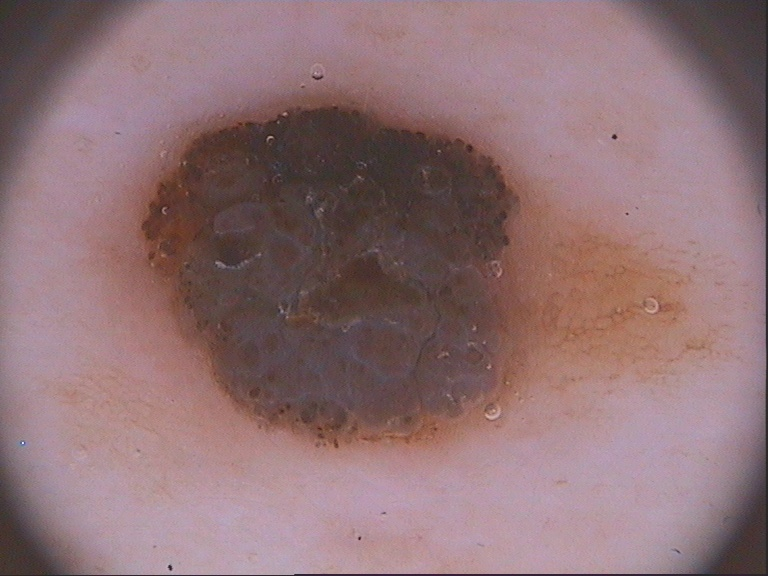
#> input picture wybrane zdj/potwierdzone/IMD211.bmp, 768 x 576 px
$ python main_rgb_single_image.py
#> lines starting #> are read from the running program, lines starting #| are printed output that depends on the picture; after the words box and inside, x2 and y2 are one past the last pixel; in counts of white or black regions, pixels touching at a corner belong together
### preprocessing.py
import cv2
import numpy as np

def extract_lesion(image):
    # Konwersja na skalę szarości
    gray = cv2.cvtColor(image, cv2.COLOR_BGR2GRAY)

    # Rozmycie Gaussa
    blurred = cv2.GaussianBlur(gray, (29, 29), 0)

    # Progowanie metodą Otsu
    _, thresh = cv2.threshold(blurred, 0, 255, cv2.THRESH_BINARY_INV + cv2.THRESH_OTSU)

    # Wykrywanie konturów
    contours, _ = cv2.findContours(thresh, cv2.RETR_EXTERNAL, cv2.CHAIN_APPROX_SIMPLE)

    # Usunięcie mniejszych konturów (mogą to być włosy lub szumy)
    for contour in contours:
        if cv2.contourArea(contour) < 10000:  # Próg do dostosowania
            cv2.drawContours(thresh, [contour], -1, 0, -1)

    # Ponowne wykrycie konturów po usunięciu mniejszych
    contours, _ = cv2.findContours(thresh, cv2.RETR_EXTERNAL, cv2.CHAIN_APPROX_SIMPLE)

    if len(contours) > 1:
        # Usunięcie konturów dotykających krawędzi obrazu
        h, w = thresh.shape
        valid_contours = []
        for contour in contours:
            for point in contour:
                x, y = point[0]
                # Jeśli kontur dotyka którejkolwiek krawędzi, odrzuć go
                if x <= 0 or y <= 0 or x >= w - 1 or y >= h - 1:
                    break
            else:
                # Jeśli kontur nie dotyka krawędzi, dodaj go do listy
                valid_contours.append(contour)
    else:
        valid_contours = contours
    # Znalezienie największego konturu spośród ważnych
    if valid_contours:
        largest_contour = max(valid_contours, key=cv2.contourArea)
    else:
        raise ValueError("Nie znaleziono odpowiedniego konturu dla znamienia.")

    # Tworzenie maski dla największego konturu
    lesion_mask = np.zeros_like(gray)
    cv2.drawContours(lesion_mask, [largest_contour], -1, 255, thickness=cv2.FILLED)

    # Wyodrębnienie znamienia za pomocą maski
    extracted_lesion = cv2.bitwise_and(image, image, mask=lesion_mask)

    return extracted_lesion, lesion_mask, largest_contour

### color_rgb.py
import cv2
import numpy as np
from sklearn.cluster import KMeans
import matplotlib.pyplot as plt
from collections import Counter
import random

# 1 WERSJA KMeans bez zakresów kolorów tylko pojedyncze kolory RGB

def analyze_by_reference_rgb(image, mask, n_clusters=6, save_path=None, return_image=False):
    # Dopasowanie maski do obrazu
    if image.shape[:2] != mask.shape:
        mask = cv2.resize(mask, (image.shape[1], image.shape[0]), interpolation=cv2.INTER_NEAREST)

    # Ekstrakcja pikseli ze znamienia (RGB)
    pixels = []
    coords = []
    for y in range(image.shape[0]):
        for x in range(image.shape[1]):
            if mask[y, x] > 0:
                b, g, r = image[y, x]
                pixels.append([r, g, b])
                coords.append((y, x))
    pixels = np.array(pixels)

    # KMeans
    kmeans = KMeans(n_clusters=n_clusters, random_state=42, n_init=10).fit(pixels)
    labels = kmeans.labels_
    centers = kmeans.cluster_centers_

    # Referencyjne kolory z tabeli (RGB)
    reference_colors = {
        "light_brown": np.array([200, 155, 130]),
        "red": np.array([255, 0, 0]),
        "dark_brown": np.array([126, 67, 48]),
        "white": np.array([230, 230, 230]),
        "black": np.array([31, 26, 26]),
        "blue_gray": np.array([75, 112, 137])
    }

    color_map = {
        "light_brown": (200, 155, 130),
        "red": (200, 50, 50),
        "dark_brown": (126, 67, 48),
        "white": (230, 230, 230),
        "black": (31, 26, 26),
        "blue_gray": (75, 112, 137)
    }

    # odległość euklidesowa do najbliższego koloru referencyjnego
    def match_reference_color1(rgb):
        distances = {name: np.linalg.norm(rgb - ref) for name, ref in reference_colors.items()}
        return min(distances, key=distances.get)

    # Obraz etykiet
    label_image = np.zeros((image.shape[0], image.shape[1], 3), dtype=np.uint8)
    category_labels = []
    for idx, (y, x) in enumerate(coords):
        rgb_center = centers[labels[idx]]
        category = match_reference_color1(rgb_center)
        category_labels.append(category)
        label_image[y, x] = color_map[category]

    # Liczenie udziałów kolorów
    counter = Counter(category_labels)
    total_pixels = len(category_labels)
    included_colors = [cat for cat, count in counter.items() if (count / total_pixels) >= 0.15]
    C = len(included_colors) * 0.5

    # Wyniki
    print("Udział kolorów:")
    for cat, count in counter.items():
        print(f"  {cat}: {count} pikseli ({(count / total_pixels) * 100:.2f}%)")
    print(f"\n Uwzględnione kolory (≥15%): {included_colors}")
    print(f"Wartość C: {C:.2f}")

    # Wizualizacja
    image_rgb = cv2.cvtColor(image, cv2.COLOR_BGR2RGB)
    plt.figure(figsize=(12, 6))
    plt.subplot(1, 2, 1)
    plt.imshow(image_rgb)
    plt.title("Oryginalny obraz")

    plt.subplot(1, 2, 2)
    plt.imshow(label_image)
    plt.title("Obszary wg kolorów referencyjnych")
    plt.axis('off')
    plt.tight_layout()
    plt.show()

    if save_path:
        save_image = cv2.cvtColor(label_image, cv2.COLOR_RGB2BGR)
        cv2.imwrite(save_path, save_image)
        print(f"Zapisano wynikowy obraz do: {save_path}")

    return C, included_colors, counter, label_image

# 2 WERSJA piksel po pikselu zakres kolorów RGB

kolory_rgb = {
    "light_brown": ((179, 149, 134), (255, 181, 77)),
    "dark_brown": ((102, 77, 77), (166, 69, 0)),
    "red": ((230, 23, 23), (255, 0, 0)),
    "black": ((0, 0, 0), (100, 100, 100)),
    "white": ((242, 242, 242), (255, 255, 255)),
    "blue_gray": ((57, 63, 64), (82, 102, 204))
}

color_map = {
    "light_brown": (200, 155, 130),
    "dark_brown": (126, 67, 48),
    "red": (200, 50, 50),
    "white": (230, 230, 230),
    "black": (31, 26, 26),
    "blue_gray": (75, 112, 137)
}

def in_rgb_range2(rgb, lower, upper):
    return all(lower[i] <= rgb[i] <= upper[i] for i in range(3))

# [74 lines left out: functions match_rgb_to_range_or_nearest2, analyze_by_reference_rgb_pixel_to_pixel, not called in this run]

# 3 WERSJA KMeans z zakresami kolorów RGB

kolory_rgb = {
    "light_brown": ((179, 149, 134), (255, 181, 77)),
    "dark_brown": ((102, 77, 77), (166, 69, 0)),
    "red": ((230, 23, 23), (255, 0, 0)),
    "black": ((0, 0, 0), (100, 100, 100)),
    "white": ((242, 242, 242), (255, 255, 255)),
    "blue_gray": ((57, 63, 64), (82, 102, 204))
}

color_map = {
    "light_brown": (200, 155, 130),
    "dark_brown": (126, 67, 48),
    "red": (200, 50, 50),
    "white": (230, 230, 230),
    "black": (31, 26, 26),
    "blue_gray": (75, 112, 137)
}

def in_rgb_range3(rgb, lower, upper):
    return all(lower[i] <= rgb[i] <= upper[i] for i in range(3))

# [91 lines left out: functions match_rgb_to_range_or_nearest3, analyze_by_reference_rgb_clustered, not called in this run]

### main_rgb_single_image.py

import cv2
import preprocessing as ps
import color_rgb as color

# Wczytanie obrazu
image_path = 'wybrane zdj/potwierdzone/IMD211.bmp'
image = cv2.imread(image_path)
#> image is the input picture: shape (576, 768, 3); mean B, G, R 117, 113.7, 143.5
if image is None:
    raise FileNotFoundError("Nie znaleziono obrazu. Sprawdź ścieżkę do pliku.")

lesion, mask, largest_contour = ps.extract_lesion(image)
#> in extract_lesion, `gray = cv2.cvtColor(image, cv2.COLOR_BGR2GRAY)`:
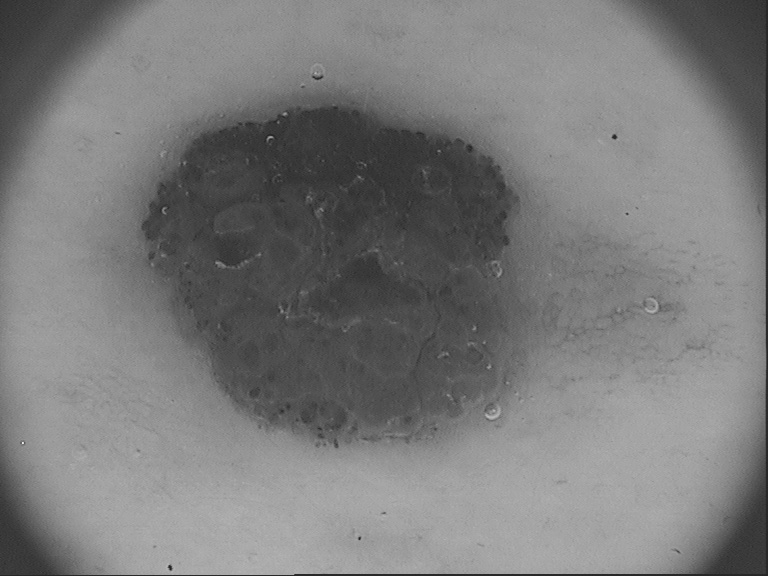
#> gray: shape (576, 768); min 33, max 233, mean 123
#> in extract_lesion, `_, thresh = cv2.threshold(blurred, 0, 255, cv2.THRESH_BINARY_INV + cv2..`:
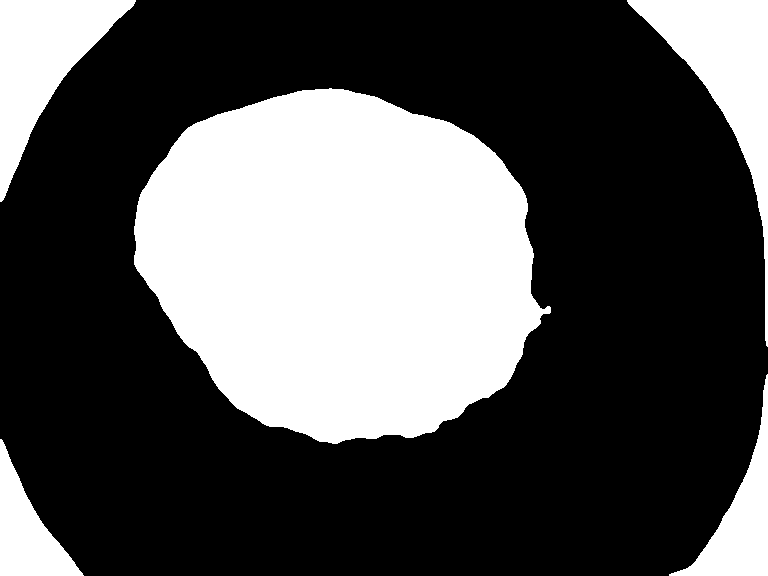
#> thresh: shape (576, 768); 33% white; 5 white regions
#> in extract_lesion, `contours, _ = cv2.findContours(thresh, cv2.RETR_EXTERNAL, cv2.CHAIN_AP..`: contours = 5 contours; box (x1, y1, x2, y2) and area: (134, 88, 551, 444) 109719, (627, 0, 768, 347) 12525, (0, 0, 136, 202) 11279, (669, 374, 768, 576) 5892, (0, 439, 84, 576) 4969
#> the loop in extract_lesion, `for contour in contours:` made 5 passes
#> after the loop in extract_lesion, `for contour in contours:`:
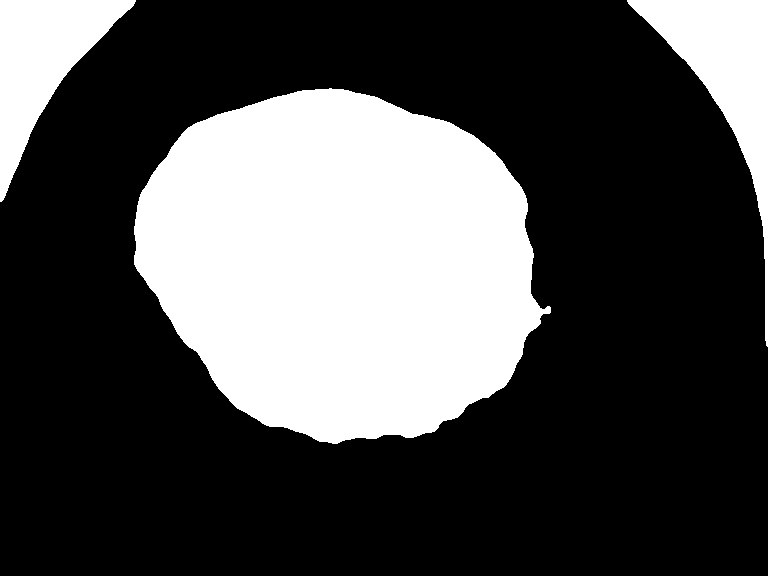
#> thresh: shape (576, 768); 30.5% white; 3 white regions
#> in extract_lesion, `contours, _ = cv2.findContours(thresh, cv2.RETR_EXTERNAL, cv2.CHAIN_AP..`: contours = 3 contours; box (x1, y1, x2, y2) and area: (134, 88, 551, 444) 109719, (627, 0, 768, 347) 12525, (0, 0, 136, 202) 11279
#> the loop in extract_lesion, `for contour in contours:` made 3 passes
#> after the loop in extract_lesion, `for contour in contours:`: valid_contours = 1 contour; box (x1, y1, x2, y2) and area: (134, 88, 551, 444) 109719
#> in extract_lesion, `largest_contour = max(valid_contours, key=cv2.contourArea)`: largest_contour = contour of 586 points, box (x1, y1, x2, y2) (134, 88, 551, 444), area 109719
#> in extract_lesion, `cv2.drawContours(lesion_mask, [largest_contour], -1, 255, thickness=cv..`:
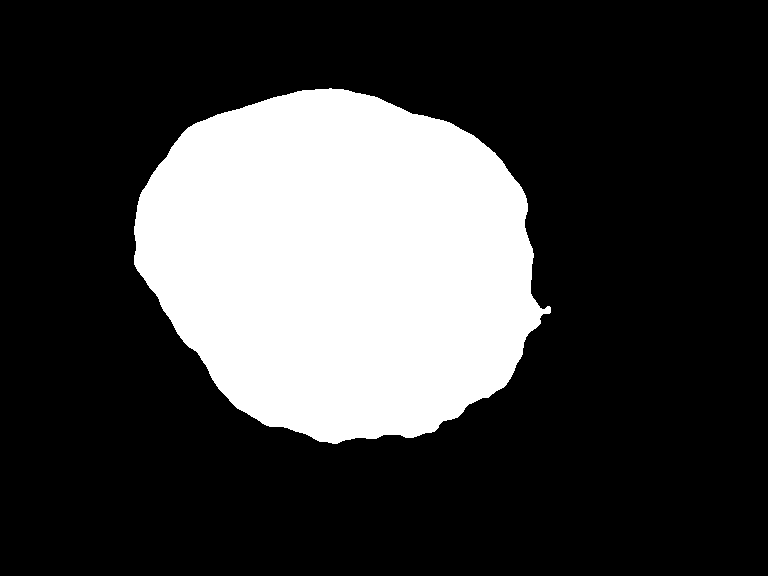
#> lesion_mask: shape (576, 768); 24.9% white; 1 white region, box (x1, y1, x2, y2) and area: (134, 88, 551, 444) 110277
#> in extract_lesion, `extracted_lesion = cv2.bitwise_and(image, image, mask=lesion_mask)`:
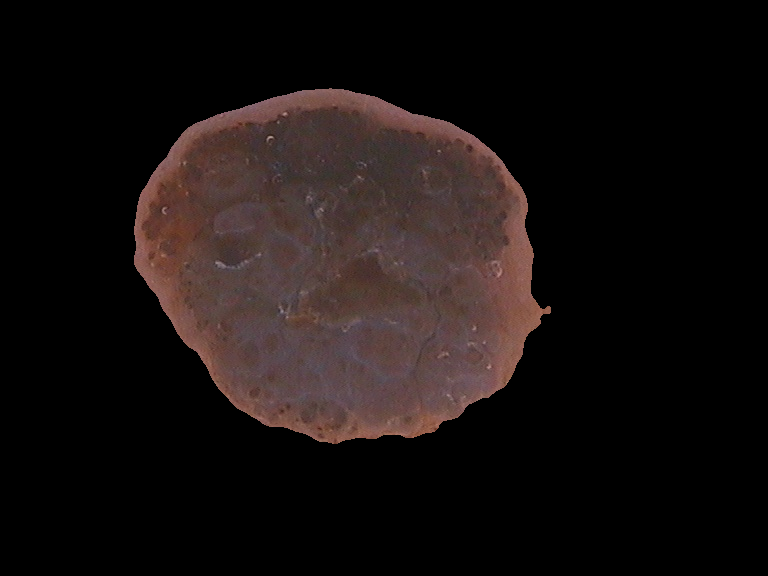
#> extracted_lesion: shape (576, 768, 3); mean B, G, R 16.2, 17.1, 23.6

print()
print("1 WERSJA")
print()

c_value, color_counts, counter = color.analyze_by_reference_rgb(image, mask, n_clusters=11)
#> after the loop in analyze_by_reference_rgb, `for y in range(image.shape[0]):`: coords = 110277 items
#> in analyze_by_reference_rgb, `centers = kmeans.cluster_centers_`: centers = [[83.9, 63.47, 60.82], [123.9, 82.48, 73.69], [77.81, 56.97, 52.52], [94.95, 74.09, 76.49], [143.2, 100.7, 94.96], [67.47, 51.22, 47.85], [96.17, 60.02, 50.53], [135.1, 91.53, 82.97], [91.4, 69.06, 67.44], [108.4, 82.35, 83.34], [108.7, 72.4, 64.94]]
#> the loop in analyze_by_reference_rgb, `for idx, (y, x) in enumerate(coords):` made 110277 passes
#> (y, x, rgb_center) on passes 1 to 3: (88, 329, [135.1, 91.53, 82.97]), (88, 330, [143.2, 100.7, 94.96]), (88, 331, [143.2, 100.7, 94.96])
#> after the loop in analyze_by_reference_rgb, `for idx, (y, x) in enumerate(coords):`:
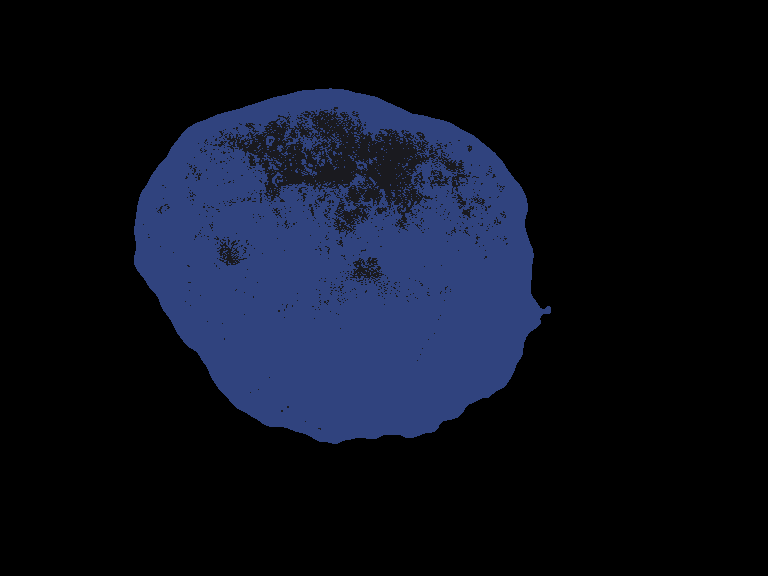
#> label_image: shape (576, 768, 3); mean of channels 0, 1, 2 28.5, 15.5, 11.3; drawn as B, G, R
#> after the loop in analyze_by_reference_rgb, `for idx, (y, x) in enumerate(coords):`: category_labels = 110277 items
#> in analyze_by_reference_rgb, `counter = Counter(category_labels)`: counter = {'dark_brown': 96797, 'black': 13480}
#> in analyze_by_reference_rgb, `total_pixels = len(category_labels)`: total_pixels = 110277
#> in analyze_by_reference_rgb, `included_colors = [cat for cat, count in counter.items() if (count / t..`: included_colors = ['dark_brown']
#> in analyze_by_reference_rgb, `C = len(included_colors) * 0.5`: C = 0.5
#> the loop in analyze_by_reference_rgb, `for cat, count in counter.items():` made 2 passes
#> (cat, count) on passes 1 to 2: ('dark_brown', 96797), ('black', 13480)
#> (printed output is left out)
#|  Uwzględnione kolory (≥15%): ['dark_brown']
#| Wartość C: 0.50
#> (the run stopped early here; a loop or call above may not have finished)

$ run again, with wybrane zdj/potwierdzone/IMD078.bmp copied over wybrane zdj/potwierdzone/IMD211.bmp
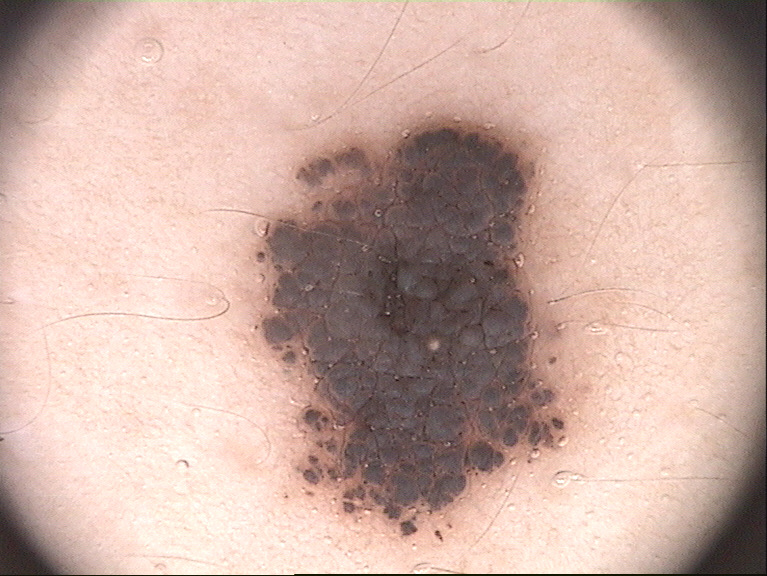
#> input picture wybrane zdj/potwierdzone/IMD078.bmp, 767 x 576 px
#> image is the input picture: shape (576, 767, 3); mean B, G, R 163.1, 173.2, 203
#> in extract_lesion, `contours, _ = cv2.findContours(thresh, cv2.RETR_EXTERNAL, cv2.CHAIN_AP..`: contours = 4 contours; box (x1, y1, x2, y2) and area: (257, 113, 565, 535) 91491, (625, 0, 767, 576) 23724, (0, 0, 106, 143) 6952, (0, 457, 88, 576) 4428
#> the loop in extract_lesion, `for contour in contours:` made 4 passes
#> after the loop in extract_lesion, `for contour in contours:`:
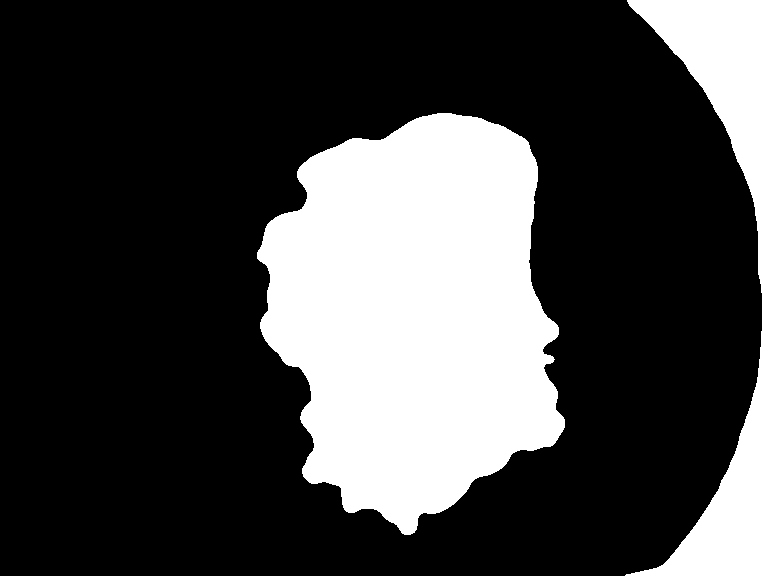
#> thresh: shape (576, 767); 26.4% white; 2 white regions
#> in extract_lesion, `contours, _ = cv2.findContours(thresh, cv2.RETR_EXTERNAL, cv2.CHAIN_AP..`: contours = 2 contours; box (x1, y1, x2, y2) and area: (257, 113, 565, 535) 91491, (625, 0, 767, 576) 23724
#> the loop in extract_lesion, `for contour in contours:` made 2 passes
#> after the loop in extract_lesion, `for contour in contours:`: valid_contours = 1 contour; box (x1, y1, x2, y2) and area: (257, 113, 565, 535) 91491
#> in extract_lesion, `largest_contour = max(valid_contours, key=cv2.contourArea)`: largest_contour = contour of 594 points, box (x1, y1, x2, y2) (257, 113, 565, 535), area 91491
#> lesion_mask: shape (576, 767); 20.8% white; 1 white region, box (x1, y1, x2, y2) and area: (257, 113, 565, 535) 92082
#> after the loop in analyze_by_reference_rgb, `for y in range(image.shape[0]):`: coords = 92082 items
#> centers = [[74.27, 56.55, 54.51], [135.4, 102, 96.37], [185, 141.2, 128.7], [97.49, 78.21, 77.56], [87.64, 69.56, 68.36], [202.4, 157.5, 144.7], [120.2, 88.33, 83.01], [105.4, 86.47, 86.38], [152.2, 114.1, 105.9], [116.6, 96.04, 95.64], [169.8, 128.1, 116.9]]
#> the loop in analyze_by_reference_rgb, `for idx, (y, x) in enumerate(coords):` made 92082 passes
#> (y, x, rgb_center) on passes 1 to 3: (113, 437, [185, 141.2, 128.7]), (113, 438, [185, 141.2, 128.7]), (113, 439, [202.4, 157.5, 144.7])
#> after the loop in analyze_by_reference_rgb, `for idx, (y, x) in enumerate(coords):`:
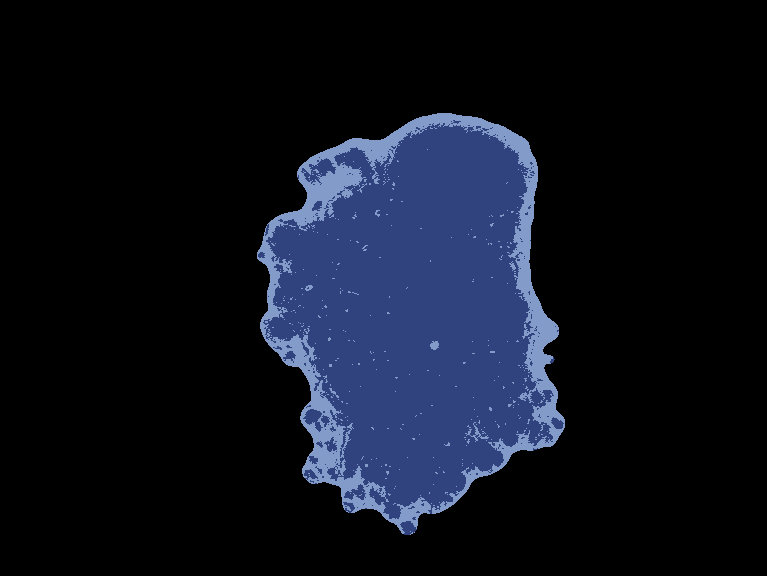
#> label_image: shape (576, 767, 3); mean of channels 0, 1, 2 29.3, 17.6, 13.4; drawn as B, G, R
#> after the loop in analyze_by_reference_rgb, `for idx, (y, x) in enumerate(coords):`: category_labels = 92082 items
#> counter = {'light_brown': 18375, 'dark_brown': 73707}
#> total_pixels = 92082
#> included_colors = ['light_brown', 'dark_brown']
#> C = 1
#> the loop in analyze_by_reference_rgb, `for cat, count in counter.items():` made 2 passes
#> (cat, count) on passes 1 to 2: ('light_brown', 18375), ('dark_brown', 73707)
#> (printed output is left out)
#|  Uwzględnione kolory (≥15%): ['light_brown', 'dark_brown']
#| Wartość C: 1.00
